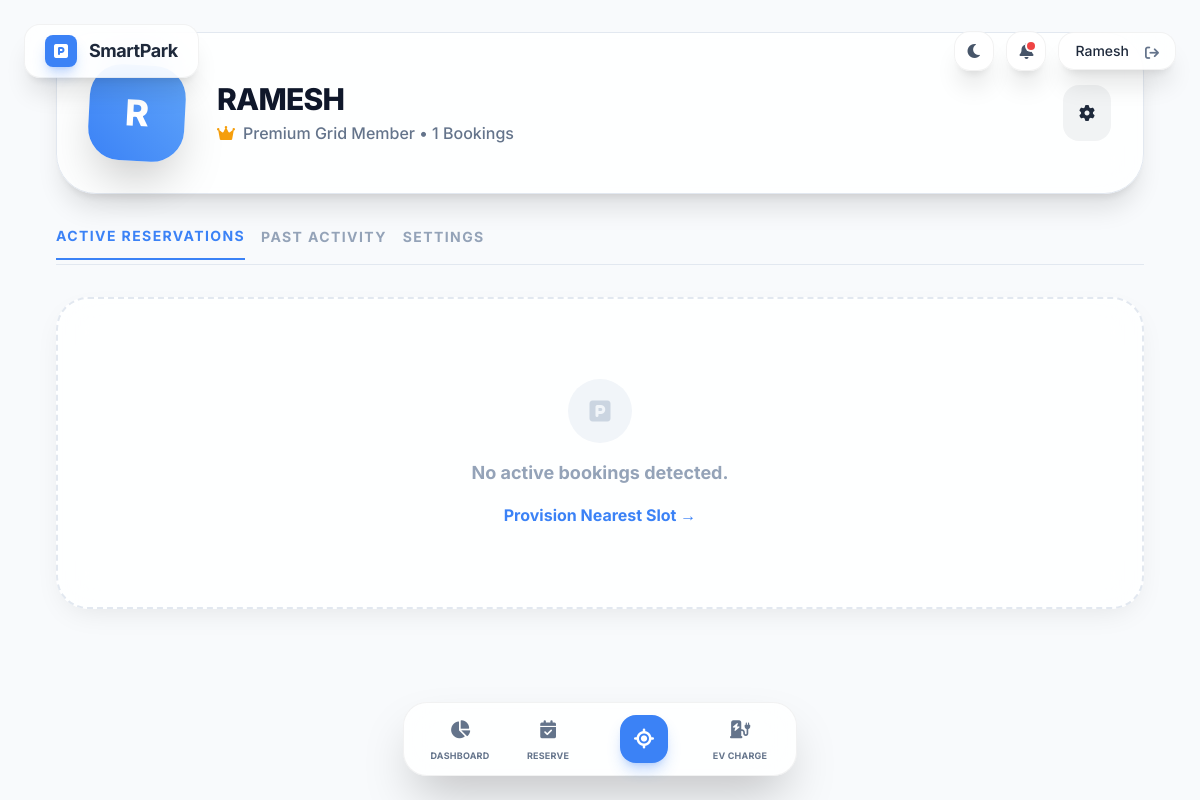
The page /dashboard/ (signed in) on the database its author committed.
### parking/models.py (models this page shows)
class User(AbstractUser):
    email = models.EmailField(unique=True, blank=False)
    first_name = models.CharField(max_length=150, blank=False)
    last_name = models.CharField(max_length=150, blank=False)

### parking/views.py (the view, shortened to what this page needs)
# urls.py: path('dashboard/', views.dashboard, name='dashboard'),
@login_required
def dashboard(request):
    is_staff = request.user.is_staff
    if is_staff:
        return redirect('admin_dashboard')
    user_bookings = Booking.objects.filter(user=request.user)
    now = timezone.now()
    active_bookings = user_bookings.filter(booking_status='confirmed').order_by('-created_at')
    past_bookings = user_bookings.exclude(booking_status='confirmed').order_by('-created_at')
    notifications = Notification.objects.filter(user=request.user).order_by('-created_at')[:5]
    context = {
        'is_staff': is_staff,
        'user_bookings': user_bookings, # For count
        'active_bookings': active_bookings,
        'past_bookings': past_bookings,
        'notifications': notifications,
    }
    return render(request, 'parking/dashboard.html', context)

### parking/templates/parking/dashboard.html (shortened to what this page needs)
{% extends "parking/base.html" %}
{% block content %}
<div class="h-full w-full bg-slate-50 dark:bg-dark p-4 sm:p-8 sm:max-w-6xl sm:mx-auto overflow-y-auto pb-44" x-data="dashboardController()">
    <div class="glass-panel rounded-[2.5rem] p-8 mb-8 flex flex-col sm:flex-row items-center gap-8 mt-4 sm:mt-0 shadow-xl border border-slate-200 dark:border-white/5 transition-all">
        <div class="relative">
            <div class="w-24 h-24 rounded-[2rem] bg-gradient-to-tr from-primary to-blue-400 text-white flex items-center justify-center text-4xl font-extrabold shadow-2xl rotate-3 hover:rotate-0 transition-transform duration-500">
                {{ request.user.username|default:'U'|make_list|first|upper }}
            </div>
        </div>
        <div class="text-center sm:text-left flex-1">
            <h1 class="text-3xl font-extrabold tracking-tight text-slate-900 dark:text-white uppercase">{{ request.user.username }}</h1>
            <p class="text-slate-500 font-medium flex items-center justify-center sm:justify-start gap-2 mt-1">
                {% if is_staff %}
                System Administrator &bull; SmartPark Core
                {% else %}
                <i class="fa-solid fa-crown text-warning"></i> Premium Grid Member &bull; {{ user_bookings.count }} Bookings
                {% endif %}
            </p>
        </div>
        <div class="flex gap-3">
             <button @click="tab = 'account'" class="p-4 rounded-2xl bg-slate-900/5 dark:bg-white/5 hover:bg-primary/10 hover:text-primary transition-all group">
                <i class="fa-solid fa-cog group-hover:rotate-90 transition-transform"></i>
             </button>
        </div>
    </div>
    <div class="flex gap-4 mb-8 border-b border-slate-200 dark:border-white/5 pb-1">
        <button @click="tab = 'active'" class="pb-3 text-sm font-bold tracking-widest uppercase transition-all" :class="tab === 'active' ? 'text-primary border-b-2 border-primary' : 'text-slate-400 hover:text-slate-900 dark:hover:text-white'">Active Reservations</button>
        <button @click="tab = 'past'" class="pb-3 text-sm font-bold tracking-widest uppercase transition-all" :class="tab === 'past' ? 'text-primary border-b-2 border-primary' : 'text-slate-400 hover:text-slate-900 dark:hover:text-white'">Past Activity</button>
        <button @click="tab = 'account'" class="pb-3 text-sm font-bold tracking-widest uppercase transition-all" :class="tab === 'account' ? 'text-primary border-b-2 border-primary' : 'text-slate-400 hover:text-slate-900 dark:hover:text-white'">Settings</button>
    </div>
    <div x-show="tab === 'active'" x-transition class="space-y-6">
        {% for booking in active_bookings %}
            <div class="glass-panel p-8 rounded-[2rem] border border-slate-200 dark:border-white/5 shadow-lg relative overflow-hidden group">
                <div class="absolute top-0 right-0 p-4 flex gap-2">
                    {% if booking.is_ev_selected %}
                    <span class="px-3 py-1 bg-secondary/10 text-secondary text-[10px] font-bold rounded-lg uppercase border border-secondary/20"><i class="fa-solid fa-bolt mr-1"></i> EV Active</span>
                    {% endif %}
                    <span class="px-3 py-1 bg-primary/10 text-primary text-[10px] font-bold rounded-lg uppercase border border-primary/20">Active</span>
                </div>
                <div class="flex flex-col md:flex-row gap-8 items-start md:items-center">
                    <div class="w-20 h-20 rounded-2xl bg-primary/10 text-primary flex items-center justify-center text-3xl shadow-inner border border-primary/20">
                         <i class="fa-solid {% if booking.slot.vehicle_type == '2-wheeler' %}fa-motorcycle{% else %}fa-car{% endif %}"></i>
                    </div>
                    <div class="flex-1">
                        <h3 class="text-xl font-bold text-slate-900 dark:text-white">Slot {{ booking.slot.slot_number }}</h3>
                        <p class="text-sm text-slate-500 font-medium mb-1">{{ booking.slot.location.name }}</p>
                        <div class="flex flex-wrap items-center gap-3 mt-4">
                            <div class="px-3 py-1.5 rounded-xl bg-slate-900/5 dark:bg-white/5 border border-slate-200 dark:border-white/10 text-[11px] font-bold text-slate-600 dark:text-slate-400 flex items-center gap-2">
                                <i class="fa-regular fa-clock text-primary"></i> <span class="timer" data-start="{{ booking.start_time|date:'c' }}" data-hours="{{ booking.duration_hours }}">Calculating...</span>
                            </div>
                            <div class="px-3 py-1.5 rounded-xl bg-slate-900/5 dark:bg-white/5 border border-slate-200 dark:border-white/10 text-[11px] font-bold text-slate-600 dark:text-slate-400">
                                Paid: ₹{{ booking.total_price }}
                            </div>
                            <div class="px-3 py-1.5 rounded-xl bg-slate-900/5 dark:bg-white/5 border border-slate-200 dark:border-white/10 text-[11px] font-bold text-slate-600 dark:text-slate-400">
                                Payment: <span class="{% if booking.payment_status == 'paid' %}text-secondary{% else %}text-warning{% endif %} uppercase ml-1">{{ booking.payment_status }}</span>
                            </div>
                        </div>
                    </div>
                    <div class="flex gap-3 w-full md:w-auto">
                        <a href="{% url 'map_view' %}?route={{ booking.slot.location.lat }},{{ booking.slot.location.lng }}" class="flex-1 md:flex-none px-6 py-3 bg-primary text-white font-bold rounded-xl text-center shadow-lg shadow-primary/30 hover:bg-blue-600 transition-all flex items-center justify-center gap-2">
                            <i class="fa-solid fa-diamond-turn-right"></i> Navigate
                        </a>
                        <button class="px-4 py-3 bg-red-500/10 text-red-500 hover:bg-red-500 hover:text-white border border-red-500/20 rounded-xl transition-all">
                             <i class="fa-solid fa-xmark"></i>
                        </button>
                    </div>
                </div>
            </div>
        {% empty %}
        <div class="text-center py-20 glass-panel rounded-[2rem] border-2 border-dashed border-slate-200 dark:border-white/10">
            <div class="w-16 h-16 mx-auto rounded-full bg-slate-100 dark:bg-white/5 flex items-center justify-center text-2xl text-slate-300 dark:text-slate-700 mb-4"><i class="fa-solid fa-parking"></i></div>
            <h3 class="text-lg font-bold text-slate-400">No active bookings detected.</h3>
            <a href="{% url 'map_view' %}" class="mt-4 inline-block text-primary font-bold hover:underline">Provision Nearest Slot &rarr;</a>
        </div>
        {% endfor %}
    </div>
</div>
{% endblock %}

### parking/templates/parking/base.html (shortened to what this page needs)
{% load static %}
<!DOCTYPE html>
<html lang="en" class="h-full antialiased" x-data="{ darkMode: localStorage.getItem('theme') === 'dark' }" :class="{ 'dark': darkMode }">
<head>
    <script src="https://cdn.tailwindcss.com"></script>
    <link rel="stylesheet" href="https://unpkg.com/leaflet@1.9.4/dist/leaflet.css" />
    <link rel="stylesheet" href="https://cdnjs.cloudflare.com/ajax/libs/font-awesome/6.0.0/css/all.min.css" />
</head>
<body class="h-full bg-slate-50 dark:bg-dark text-slate-800 dark:text-slate-200 flex flex-col overflow-hidden select-none relative">
    <header class="absolute top-0 w-full z-[1000] pointer-events-none flex justify-between items-center p-6 pb-2">
        <a href="{% url 'index' %}" class="glass-panel px-5 py-2.5 rounded-2xl flex items-center gap-3 pointer-events-auto shadow-xl hover:bg-white dark:hover:bg-dark-card transition cursor-pointer">
            <div class="w-8 h-8 rounded-lg bg-primary flex items-center justify-center text-white font-bold shadow-lg shadow-primary/30">
                <i class="fa-solid fa-square-parking"></i>
            </div>
            <h1 class="text-lg font-bold tracking-tight">SmartPark</h1>
        </a>
        <div class="flex items-center gap-3 pointer-events-auto">
            <button @click="darkMode = !darkMode; localStorage.setItem('theme', darkMode ? 'dark' : 'light')"
                    class="glass-panel w-10 h-10 rounded-2xl flex items-center justify-center shadow-xl hover:bg-white dark:hover:bg-dark-card transition">
                <i class="fa-solid" :class="darkMode ? 'fa-sun text-warning' : 'fa-moon text-slate-600'"></i>
            </button>
            <div class="relative" x-data="{ open: false }">
                <button @click="open = !open" class="glass-panel w-10 h-10 rounded-2xl flex items-center justify-center shadow-xl hover:bg-white dark:hover:bg-dark-card transition relative">
                    <i class="fa-solid fa-bell text-slate-600 dark:text-slate-400"></i>
                    {% if user.notifications.count > 0 %}
                    <span class="absolute top-2.5 right-2.5 w-2 h-2 bg-red-500 rounded-full ring-2 ring-white dark:ring-dark"></span>
                    {% endif %}
                </button>
            </div>
            {% if request.resolver_match.url_name != 'index' %}
            <div class="glass-panel px-4 py-2 rounded-2xl flex items-center gap-4 shadow-xl">
                {% if request.user.is_authenticated %}
                    <span class="text-sm font-medium">{{ request.user.username|title }}</span>
                    <form method="post" action="{% url 'logout' %}" class="inline">
                        <button type="submit" class="text-slate-500 hover:text-slate-800 dark:hover:text-white transition text-sm flex items-center justify-center pt-1"><i class="fa-solid fa-arrow-right-from-bracket"></i></button>
                    </form>
                {% else %}
                    <a href="{% url 'login' %}" class="text-sm font-medium hover:text-primary transition">Sign In</a>
                    <a href="{% url 'register' %}" class="text-sm font-medium bg-primary text-white px-3 py-1.5 rounded-lg shadow-md shadow-primary/20 hover:bg-blue-600 transition">Register</a>
                {% endif %}
            </div>
            {% endif %}
        </div>
    </header>
    <main class="flex-1 w-full h-full relative z-0 overflow-y-auto">
        {% block content %}{% endblock %}
    </main>
    <nav class="absolute bottom-6 w-full z-[1000] pointer-events-none flex justify-center">
        <div class="glass-panel rounded-3xl px-6 py-3 flex gap-6 items-center pointer-events-auto shadow-2xl">
            <a href="{% url 'dashboard' %}" class="flex flex-col items-center gap-1.5 text-slate-500 hover:text-primary transition w-16 group">
                <i class="fa-solid fa-chart-pie text-lg group-hover:-translate-y-1 transition"></i>
                <span class="text-[9px] font-bold tracking-wide uppercase">Dashboard</span>
            </a>
            <a href="{% url 'map_view' %}" class="flex flex-col items-center gap-1.5 text-slate-500 hover:text-primary transition w-16 group">
                <i class="fa-solid fa-calendar-check text-lg group-hover:-translate-y-1 transition"></i>
                <span class="text-[9px] font-bold tracking-wide uppercase">Reserve</span>
            </a>
            <a href="javascript:void(0)"
               @click="if(window.location.pathname === '{% url 'map_view' %}') { $dispatch('recenter-map') } else { window.location.href = '{% url 'map_view' %}' }"
               class="flex flex-col items-center gap-1.5 text-white transition group px-4 cursor-pointer outline-none hover:scale-105">
                <div class="text-white w-12 h-12 rounded-2xl bg-primary flex items-center justify-center shadow-lg shadow-primary/30 group-hover:bg-blue-600 transition">
                    <i class="fa-solid fa-location-crosshairs text-xl"></i>
                </div>
            </a>
            <a href="{% url 'map_view' %}?ev=1" class="flex flex-col items-center gap-1.5 text-slate-500 hover:text-secondary transition w-16 group">
                <i class="fa-solid fa-charging-station text-lg group-hover:-translate-y-1 transition group-hover:text-secondary"></i>
                <span class="text-[9px] font-bold tracking-wide uppercase">EV Charge</span>
            </a>
        </div>
    </nav>
</body>
</html>

### parking/templates/parking/base.html (style rules this page uses)
body { font-family: 'Inter', sans-serif; transition: background-color 0.3s ease, color 0.3s ease; }
.glass-panel { background: rgba(255, 255, 255, 0.85); backdrop-filter: blur(20px); -webkit-backdrop-filter: blur(20px); border: 1px solid rgba(0, 0, 0, 0.05); box-shadow: 0 10px 30px -10px rgba(0,0,0,0.1); }

### rows shown on the page
User: user.username "Ramesh", user.username|make_list "R", user.username "RAMESH"

### other values the page prints
{{ user_bookings.count }} "1"
